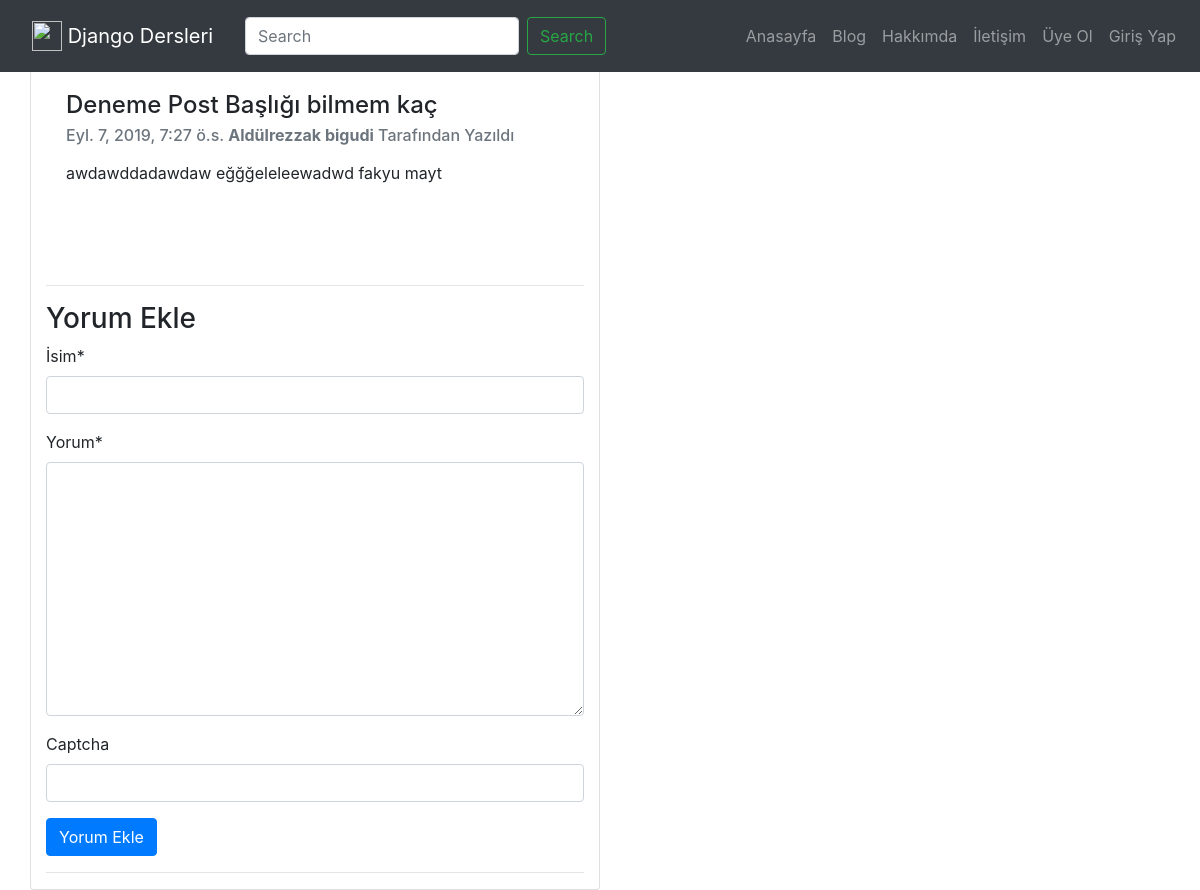
The app's page /post/deneme-post-basligi-bilmem-kac/ with its own data.
### post/models.py (models this page shows, shortened)
class Post(models.Model):
    user = models.ForeignKey('auth.User', verbose_name='Yazar',on_delete=models.DO_NOTHING,related_name='posts')
    title = models.CharField(max_length=120, verbose_name='Başlık')
    content = RichTextField(verbose_name='İçerik')
    publishing_date = models.DateTimeField(verbose_name='Yayımlanma Tarihi',auto_now_add=True)
    image = models.ImageField(null=True, blank=True)
    slug = models.SlugField(unique=True, editable=False,max_length=130)
    class Meta:
        ordering = ['-publishing_date', 'id']

### post/views.py (the view)
# urls.py: path('<str:slug>/', post_detail, name='detail'),
def post_detail(request, slug):
    post= get_object_or_404(Post, slug=slug)
    form = CommentForm(request.POST or None)
    if form.is_valid():
        comment = form.save(commit=False)
        comment.post = post
        comment.save()
        return HttpResponseRedirect(post.get_absolute_url())
    context = {
        'post': post,
        'form': form,
    }
    return render(request, 'post/detail.html',context)

### post/forms.py
class CommentForm(forms.ModelForm):
    captcha = ReCaptchaField()
    class Meta:
        model = Comment
        fields = [
            'name',
            'content',
        ]

### templates/post/detail.html (shortened to what this page needs)
{% extends 'base.html' %}
    {% block body %}
   <div class="container ">
    <div class="row">
    <div class="card col-md-6 col-md-offset-3" style="width: 26rem;">
      <div class="card-body">
        <h4 class="card-title">{{ post.title}}</h4>
        <h6 class="card-subtitle mb-2 text-muted">{{ post.publishing_date}} <b>{{ post.user.get_full_name}}</b> Tarafından Yazıldı</h6>
        <p class="card-text">{{ post.content|safe|linebreaks}}</p>
      </div>
        <br><br><hr>
        <h3>Yorum Ekle</h3>
        {% include 'post/comment.html' %}
        <hr>
    </div>
    </div>
</div>
    {% endblock %}

### staticfiles/css/style.css (style rules this page uses)
body { padding-top:70px; }

### records on screen
Post: title "Deneme Post Başlığı bilmem kaç", publishing_date "Eyl. 7, 2019, 7:27 ö.s.", user.get_full_name "Aldülrezzak bigudi", content "awdawddadawdaw eğğğeleleewadwd fakyu mayt"
